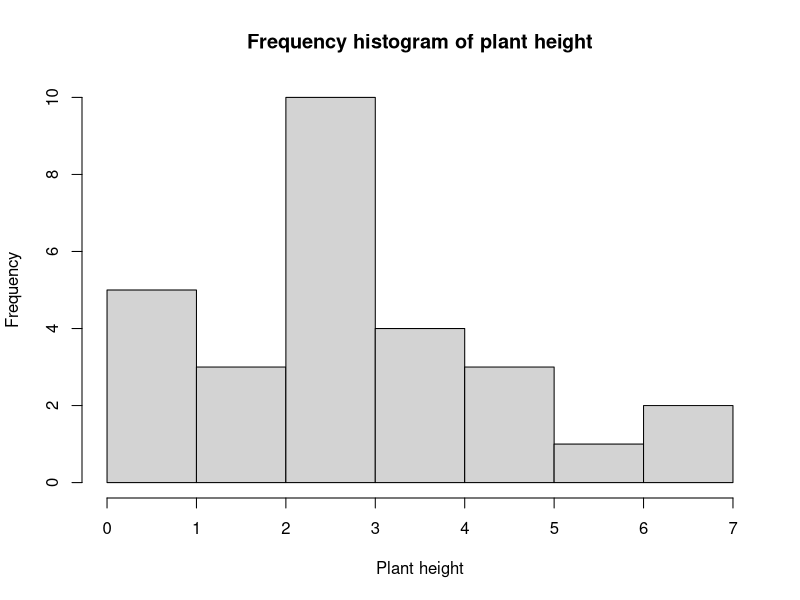
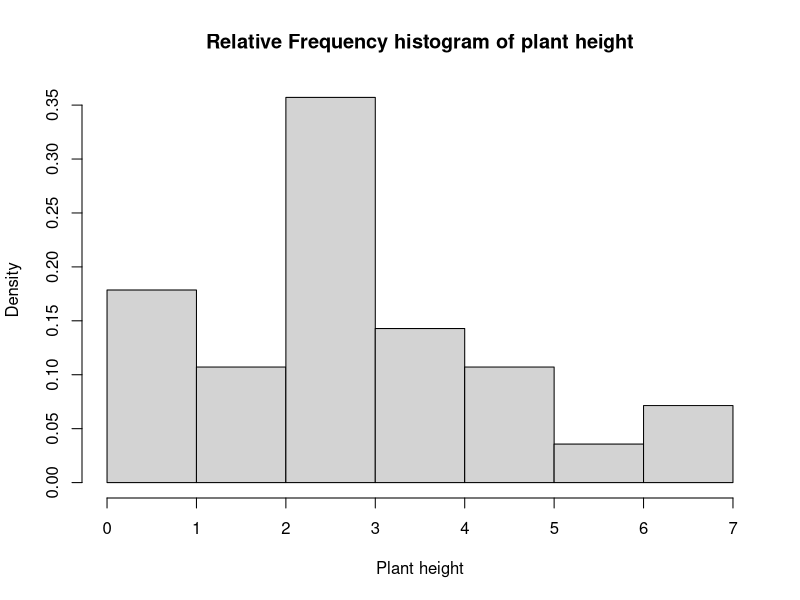

These figures' R source, in order:
# Author: Nikos Kougianos
# Date: 18/12/2020

# Use these 2 lines to set working directory as the current directory of the
# file. Tested on Rstudio @ Windows 10 OS.
this.dir <- dirname(parent.frame(2)$ofile)
setwd(this.dir);

# Read data
data <- read.table("data.csv", sep=",",header=TRUE)

# Create dataframe with 2 columns instead of 4
df <- data.frame('Plant_Height'=c(data$Plant.Height,data$Plant.Height.1), 'Geo_Position'=c(data$Geo.Position,data$Geo.Position.1))

# Create frequency histogram
frequency_histogram <- hist(df$Plant_Height, xlab="Plant height", main = "Frequency histogram of plant height")

# Create relative frequency histogram
relative_frequency_histogram <- hist(df$Plant_Height, freq=FALSE, xlab="Plant height", main = "Relative Frequency histogram of plant height")

